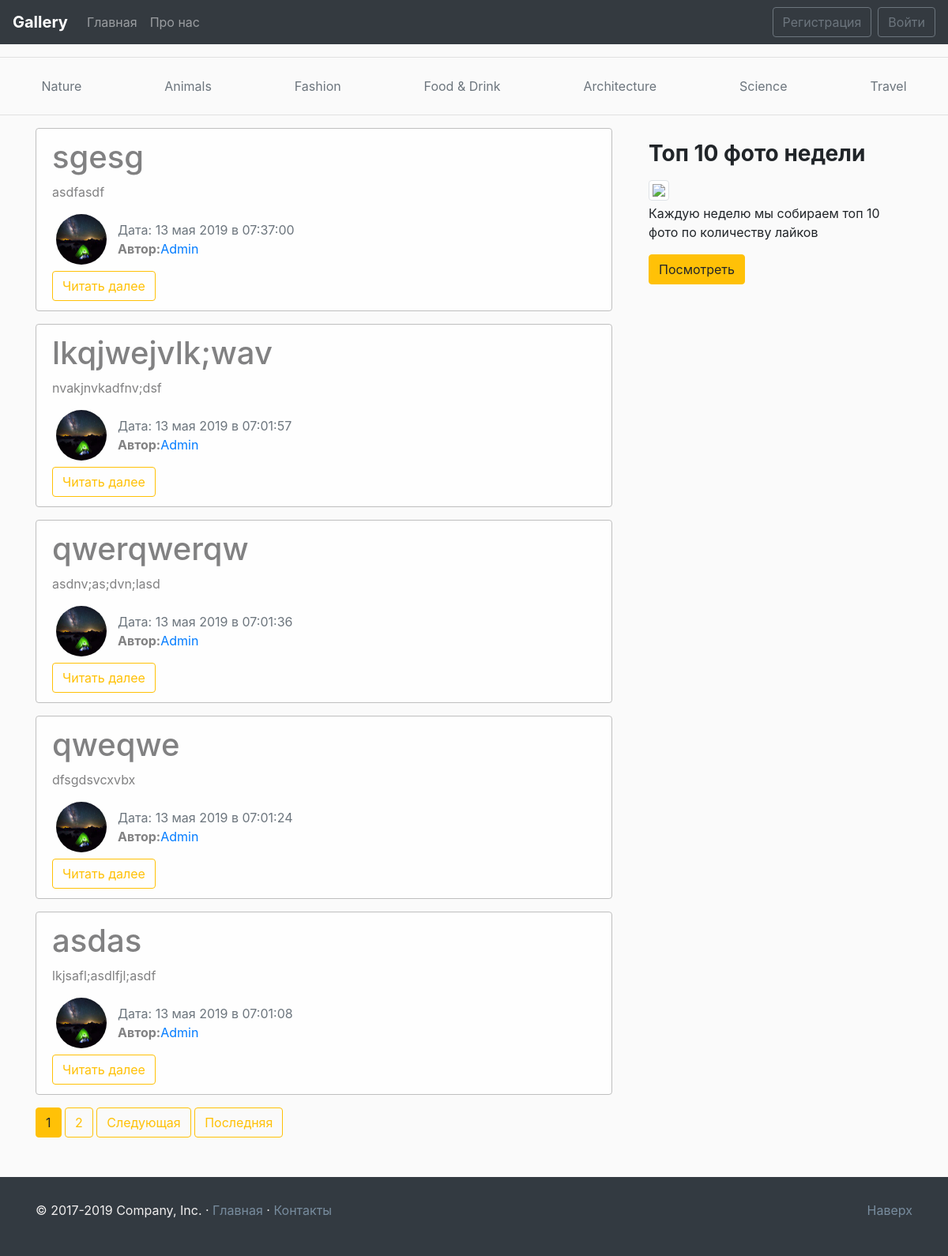
The page / on the database its author committed.
### blog/models.py (models this page shows, shortened)
class Posts(models.Model):
    dt = datetime.utcnow().strftime('%Y-%m-%d %H:%M:%S')[:-3]
    title = models.CharField(max_length=100)
    text = models.TextField()
    date = models.DateTimeField(default=dt)
    author = models.ForeignKey(User, on_delete=models.CASCADE)
    """[Returns a string representation of the title]

    Returns:
        [str] -- [article title]
    """
    """[Tells Django how to calculate the URL for an object.]

    Returns:
        [str] -- [a string that can be used in an HTTP request]
    """

### users/models.py (models this page shows, shortened)
class Profile(models.Model):
    user = models.OneToOneField(User, on_delete=models.CASCADE)
    img = models.ImageField(default="default.jpg", upload_to="user_images")
    """[Returns a string representation of the username]

    Returns:
        [str] -- [Username]
    """
    """[save image]
    """
    def save(self):
        super().save()
        image = Image.open(self.img.path)
        if image.height > 64 or image.width > 64:
            resize = (256, 256)
            image.thumbnail(resize)
            image.save(self.img.path)

### blog/views.py (the view)
# urls.py: path('', views.ShowNewsView.as_view(), name='blog-home'),
class ShowNewsView(ListView):
    model = Posts
    template_name = 'blog/home.html'
    context_object_name = 'news'
    ordering = ['-date']
    paginate_by = 5
    def get_context_data(self, **kwargs):
        context = super(ShowNewsView, self).get_context_data(**kwargs)
        context['title'] = 'Главная'
        return context

### blog/templates/blog/home.html (shortened to what this page needs)
{%extends 'blog/main.html'%}
{% block main_section %}
{% for post in news %}
<div class="alert alert-light">
  <h1>{{post.title}}</h1>
  <p>{{post.text|striptags|truncatechars:200}}</p>
  <div class="row">
    <div>
      {% if  post.author.profile.img %}
      <img src="{{post.author.profile.img.url}}" alt="{{post.author}}" class="user_image">
      {% else %}
      <img src="/pictures/default.jpg" alt="{{post.author}}" class="user_image">
      {% endif %}
    </div>
    <div class="mt-2 ml-1">
      <span class="text-muted">Дата: {{post.date|date:"d E Y в H:i:s"}}</span>
      {% if post.author %}
      <p><b>Автор:</b><a href="{% url 'user-news' post.author %}">{{post.author}}</a></p>
      {% else %}
      <p><b>Автор:</b><mark>Админ</mark></p>
      {% endif %}
    </div>
  </div>
  <a href="{% url 'news-detail' post.id %}" class="btn btn-outline-warning">Читать далее</a>
</div>
{% endfor %}
{% if is_paginated %}
{% for num in page_obj.paginator.page_range %}
{% if num == page_obj.number %}
<button class="btn btn-warning">{{ num }}</button>
{% elif num > page_obj.number|add:'-3' and num < page_obj.number|add:'3'%}
<a href="?page={{num}}" class="btn btn-outline-warning">{{num}}</a>
{% endif %}
{% endfor %}
{% if page_obj.has_next %}
<a href="?page={{page_obj.next_page_number}}" class="btn btn-outline-warning">Следующая</a>
<a href="?page={{page_obj.paginator.num_pages}}" class="btn btn-outline-warning">Последняя</a>
{% endif %}
{% endif %}
{% endblock %}
{% block aside_section %}
<h3>
  <p><b>Топ 10 фото недели</b></p>
</h3>
<img
  src="https://images.unsplash.com/photo-1555284023-249222086985?ixlib=rb-1.2.1&ixid=eyJhcHBfaWQiOjEyMDd9&auto=format&fit=crop&w=750&q=80"
  class="img-thumbnail mb-1">
<p>Каждую неделю мы собираем топ 10 фото по количеству лайков</p>
<a href="" target="_blank">
  <button class="btn btn-warning">Посмотреть</button>
</a>
{% endblock aside_section %}

### blog/static/blog/main.css (style rules this page uses)
body { background: #fafafa }
img { max-width: 100% !important; }
.alert-light { border-color: #bfbfbf }
.user_image { width: 64px; height: 64px; border-radius: 50%; margin-right: 10px; margin-left: 20px; }

### rows shown on the page
Posts: title "sgesg", text "asdfasdf", author.profile.img (picture), date "13 мая 2019 в 07:37:00", author "Admin"
Posts: title "lkqjwejvlk;wav", text "nvakjnvkadfnv;dsf", author.profile.img (picture), date "13 мая 2019 в 07:01:57", author "Admin"
Posts: title "qwerqwerqw", text "asdnv;as;dvn;lasd", author.profile.img (picture), date "13 мая 2019 в 07:01:36", author "Admin"
Posts: title "qweqwe", text "dfsgdsvcxvbx", author.profile.img (picture), date "13 мая 2019 в 07:01:24", author "Admin"
Posts: title "asdas", text "lkjsafl;asdlfjl;asdf", author.profile.img (picture), date "13 мая 2019 в 07:01:08", author "Admin"

### other values the page prints
{{ num }} "1"
{{ num }} "2"
